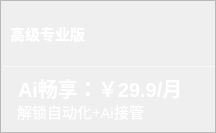
                      <widget class="QFrame" name="frame_top3">
                       <property name="minimumSize">
                        <size>
                         <width>216</width>
                         <height>133</height>
                        </size>
                       </property>
                       <property name="maximumSize">
                        <size>
                         <width>16777215</width>
                         <height>150</height>
                        </size>
                       </property>
                       <property name="styleSheet">
                        <string notr="true">
QFrame#frame_top3{
color: rgb(255, 255, 255);
border-radius: 10px;
background-color: qradialgradient(cx:0, cy:0, radius:1, fx:0.1, fy:0.1, stop:0 rgb(243, 175, 189),  stop:1 rgb(155, 118, 218));
border: 1px outset rgb(153, 117, 219)
}
</string>
                       </property>
                       <property name="frameShape">
                        <enum>QFrame::StyledPanel</enum>
                       </property>
                       <property name="frameShadow">
                        <enum>QFrame::Raised</enum>
                       </property>
                       <layout class="QVBoxLayout" name="verticalLayout_44" stretch="1,4,1">
                        <property name="spacing">
                         <number>0</number>
                        </property>
                        <property name="leftMargin">
                         <number>0</number>
                        </property>
                        <property name="topMargin">
                         <number>0</number>
                        </property>
                        <property name="rightMargin">
                         <number>0</number>
                        </property>
                        <property name="bottomMargin">
                         <number>0</number>
                        </property>
                        <item>
                         <widget class="QFrame" name="frame_119">
                          <property name="styleSheet">
                           <string notr="true">background-color: transparent;
border:none</string>
                          </property>
                          <property name="frameShape">
                           <enum>QFrame::StyledPanel</enum>
                          </property>
                          <property name="frameShadow">
                           <enum>QFrame::Raised</enum>
                          </property>
                          <layout class="QHBoxLayout" name="horizontalLayout_10">
                           <item>
                            <widget class="QPushButton" name="Ai_pushButton">
                             <property name="minimumSize">
                              <size>
                               <width>0</width>
                               <height>24</height>
                              </size>
                             </property>
                             <property name="maximumSize">
                              <size>
                               <width>41677</width>
                               <height>48</height>
                              </size>
                             </property>
                             <property name="font">
                              <font>
                               <family>微软雅黑 Light</family>
                               <pointsize>11</pointsize>
                               <bold>true</bold>
                              </font>
                             </property>
                             <property name="cursor">
                              <cursorShape>PointingHandCursor</cursorShape>
                             </property>
                             <property name="focusPolicy">
                              <enum>Qt::NoFocus</enum>
                             </property>
                             <property name="styleSheet">
                              <string notr="true">QPushButton{
	color: rgb(255, 255, 255);
text-align:left;

	border:0px outset rgb(255, 255, 255);
	border-radius:8px;
}
QPushButton:hover {

border:2px outset rgba(36, 36, 36,0);
}
QPushButton:pressed {

border:4px outset rgba(36, 36, 36,0);
}
</string>
                             </property>
                             <property name="text">
                              <string>高级专业版</string>
                             </property>
                             <property name="icon">
                              <iconset>
                               <normaloff>resources/img/小标/小标-高级会员版本.svg</normaloff>resources/img/小标/小标-高级会员版本.svg</iconset>
                             </property>
                            </widget>
                           </item>
                          </layout>
                         </widget>
                        </item>
                        <item>
                         <widget class="Line" name="line_8">
                          <property name="maximumSize">
                           <size>
                            <width>16777215</width>
                            <height>1</height>
                           </size>
                          </property>
                          <property name="styleSheet">
                           <string notr="true">background-color: rgba(255, 255, 255, 89);</string>
                          </property>
                          <property name="orientation">
                           <enum>Qt::Horizontal</enum>
                          </property>
                         </widget>
                        </item>
                        <item>
                         <widget class="QFrame" name="frame_120">
                          <property name="styleSheet">
                           <string notr="true">background-color: transparent;
border:none</string>
                          </property>
                          <property name="frameShape">
                           <enum>QFrame::StyledPanel</enum>
                          </property>
                          <property name="frameShadow">
                           <enum>QFrame::Raised</enum>
                          </property>
                          <layout class="QVBoxLayout" name="verticalLayout_45">
                           <property name="spacing">
                            <number>0</number>
                           </property>
                           <property name="leftMargin">
                            <number>0</number>
                           </property>
                           <property name="topMargin">
                            <number>0</number>
                           </property>
                           <property name="rightMargin">
                            <number>0</number>
                           </property>
                           <property name="bottomMargin">
                            <number>0</number>
                           </property>
                           <item alignment="Qt::AlignBottom">
                            <widget class="QLabel" name="label_85">
                             <property name="maximumSize">
                              <size>
                               <width>16777215</width>
                               <height>24</height>
                              </size>
                             </property>
                             <property name="font">
                              <font>
                               <pointsize>15</pointsize>
                               <bold>true</bold>
                              </font>
                             </property>
                             <property name="styleSheet">
                              <string notr="true">color: rgb(255, 255, 255);
padding-left:12px;</string>
                             </property>
                             <property name="text">
                              <string>Ai畅享：￥29.9/月</string>
                             </property>
                             <property name="alignment">
                              <set>Qt::AlignLeading|Qt::AlignLeft|Qt::AlignVCenter</set>
                             </property>
                            </widget>
                           </item>
                           <item alignment="Qt::AlignTop">
                            <widget class="QLabel" name="label_86">
                             <property name="maximumSize">
                              <size>
                               <width>16777215</width>
                               <height>24</height>
                              </size>
                             </property>
                             <property name="font">
                              <font>
                               <family>微软雅黑 Light</family>
                               <pointsize>11</pointsize>
                               <underline>false</underline>
                              </font>
                             </property>
                             <property name="styleSheet">
                              <string notr="true">color: rgb(255, 255, 255);
padding-left:12px;</string>
                             </property>
                             <property name="text">
                              <string>解锁自动化+Ai接管</string>
                             </property>
                             <property name="alignment">
                              <set>Qt::AlignLeading|Qt::AlignLeft|Qt::AlignVCenter</set>
                             </property>
                            </widget>
                           </item>
                          </layout>
                         </widget>
                        </item>
                       </layout>
                      </widget>
